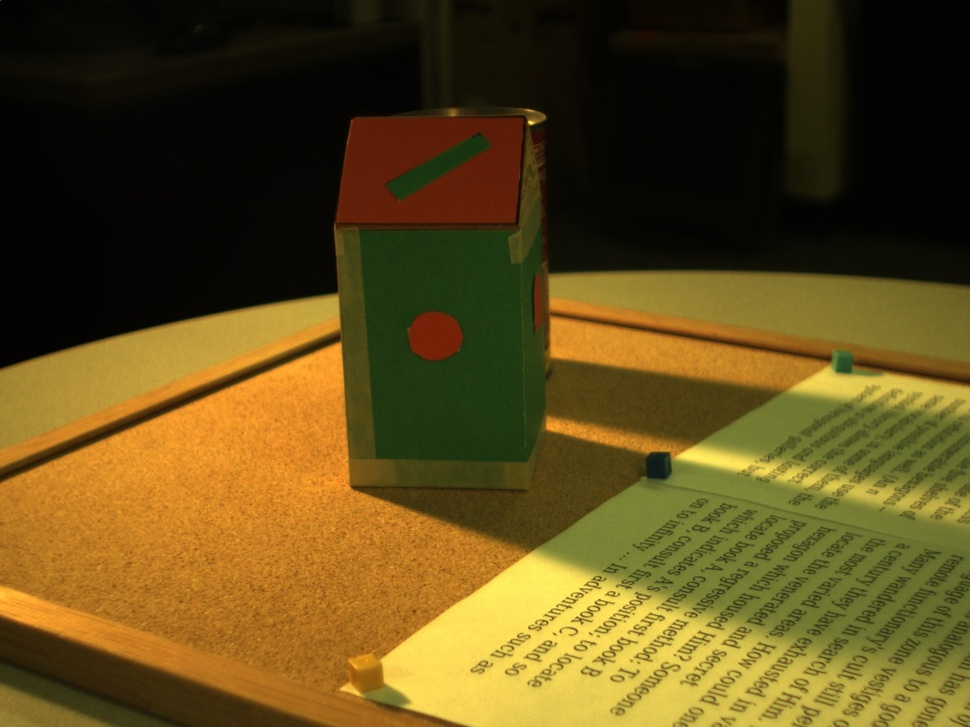
%> input picture ENGN2560/lab01_zhuo/data/Problem3/a1.jpg, 970 x 727 px, shrunk from 1600 x 1200 before the run
$ octave P3_main.m   (GNU Octave 9; MATLAB toolbox functions it lacks are replaced by stand-ins)
%> lines starting %> are read from the running program, lines starting %| are printed output that depends on the picture
% > ------------------------------------------------------------------------
% > ENGN2560: Computer Vision
% >    Lab01: Camera Projection, Camera Calibration, and Image Features
% > Problem3: Image Features
% > ------------------------------------------------------------------------
clc; clear all; close all;

% > ===========================================
% > TODO: Use VLFeat to detect SIFT features
% > ===========================================

image1 = imread('data\Problem3\a1.jpg');
%> image1 is the input picture: size 727x970x3 uint8; mean R, G, B 95.3, 75.9, 26.2
image2 = imread('data\Problem3\a2.jpg');
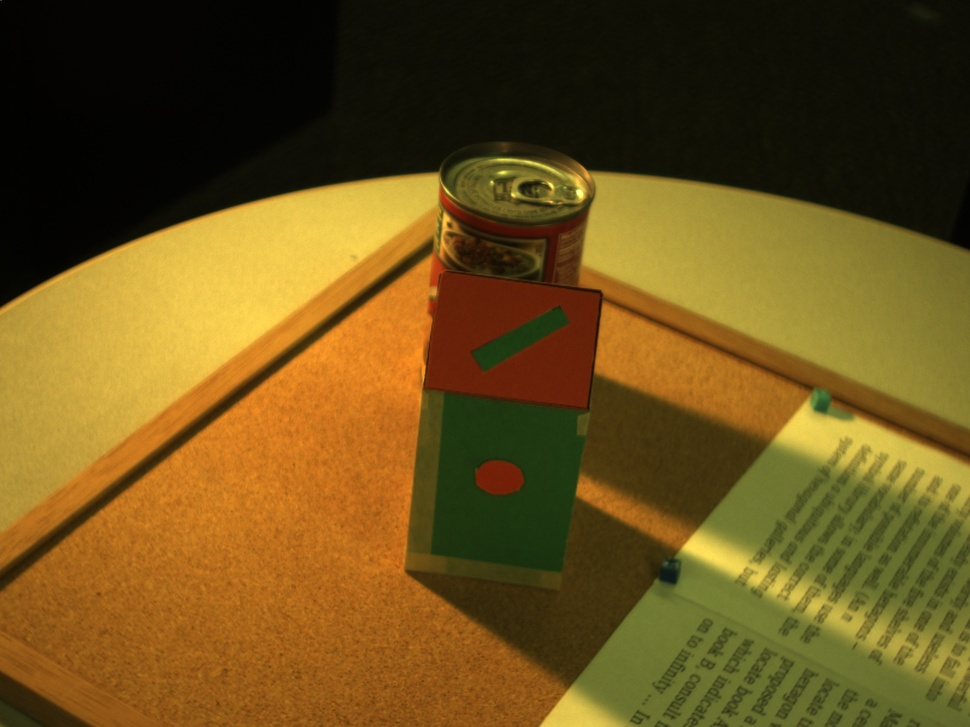
%> input picture ENGN2560/lab01_zhuo/data/Problem3/a2.jpg, 970 x 727 px, shrunk from 1600 x 1200 before the run
%> image2 is the input picture: size 727x970x3 uint8; mean R, G, B 107.6, 81.9, 27.6

image3 = imread('data\Problem3\b1.png');
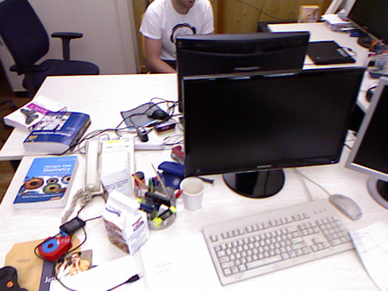
%> input picture ENGN2560/lab01_zhuo/data/Problem3/b1.png, 388 x 291 px, shrunk from 640 x 480 before the run
%> image3 is the input picture: size 291x388x3 uint8; mean R, G, B 144.6, 134.5, 139
image4 = imread('data\Problem3\b2.png');
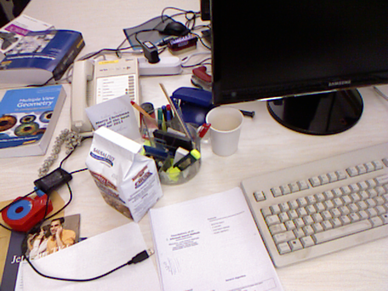
%> input picture ENGN2560/lab01_zhuo/data/Problem3/b2.png, 388 x 291 px, shrunk from 640 x 480 before the run
%> image4 is the input picture: size 291x388x3 uint8; mean R, G, B 151.9, 140.1, 141.5

if size(image1, 3) == 3
    image1 = rgb2gray(image1);
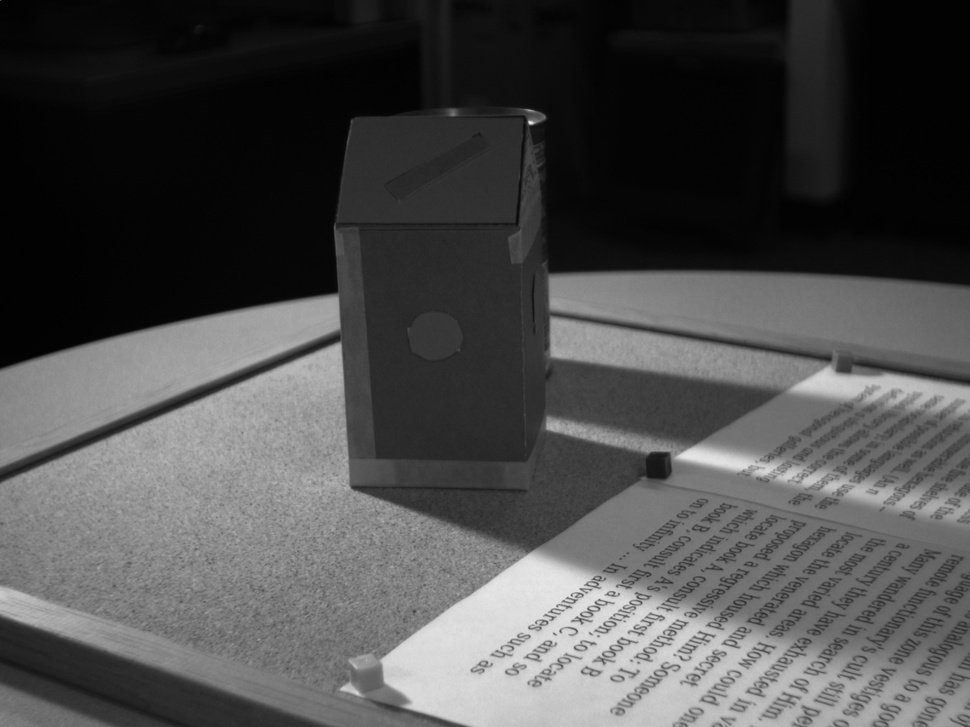
%> image1: size 727x970 uint8; min 0, max 234, mean 76.1
end

if size(image2, 3) == 3
    image2 = rgb2gray(image2);
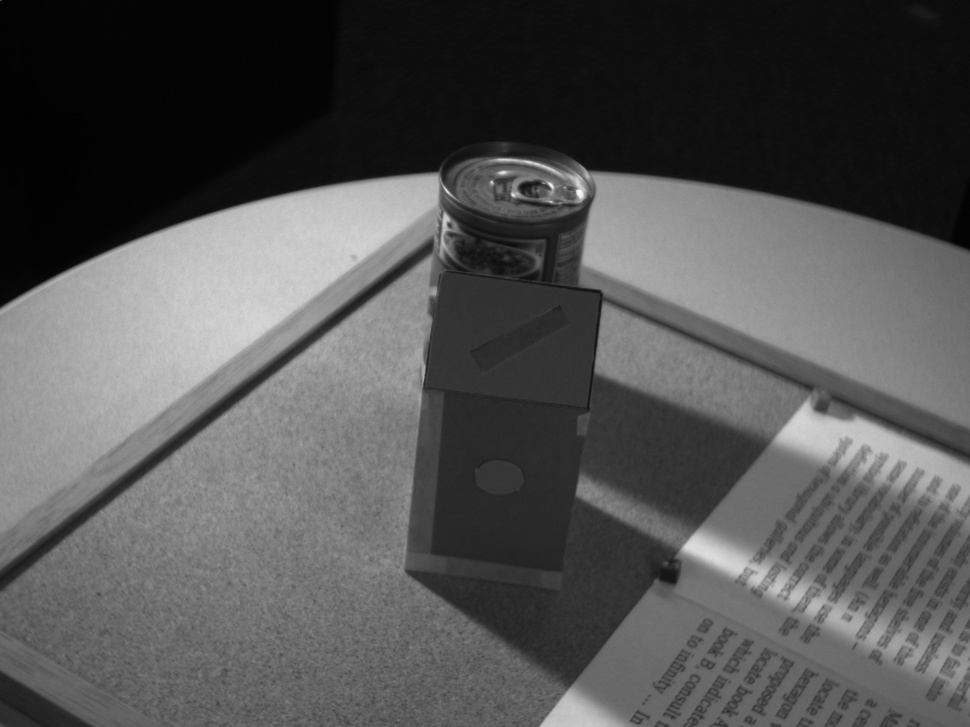
%> image2: size 727x970 uint8; min 0, max 246, mean 83.4
end

if size(image3, 3) == 3
    image3 = im2gray(image3);
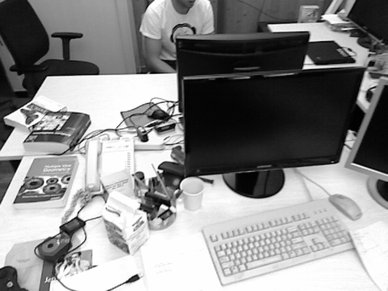
%> image3: size 291x388 uint8; min 0, max 255, mean 138
end

if size(image4, 3) == 3
    image4 = im2gray(image4);
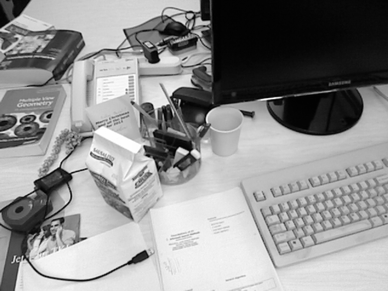
%> image4: size 291x388 uint8; min 0, max 255, mean 143.8
end


PeakThresh = 1;

EdgeThresh = 10;

%> (the run ends here)
